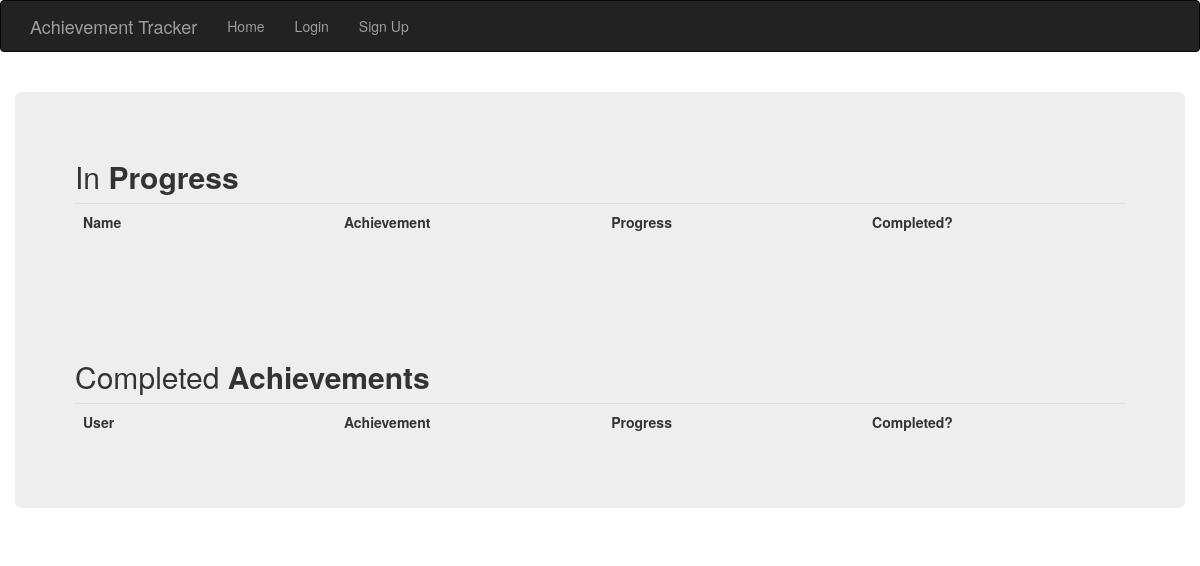
Before: / with the older database file.
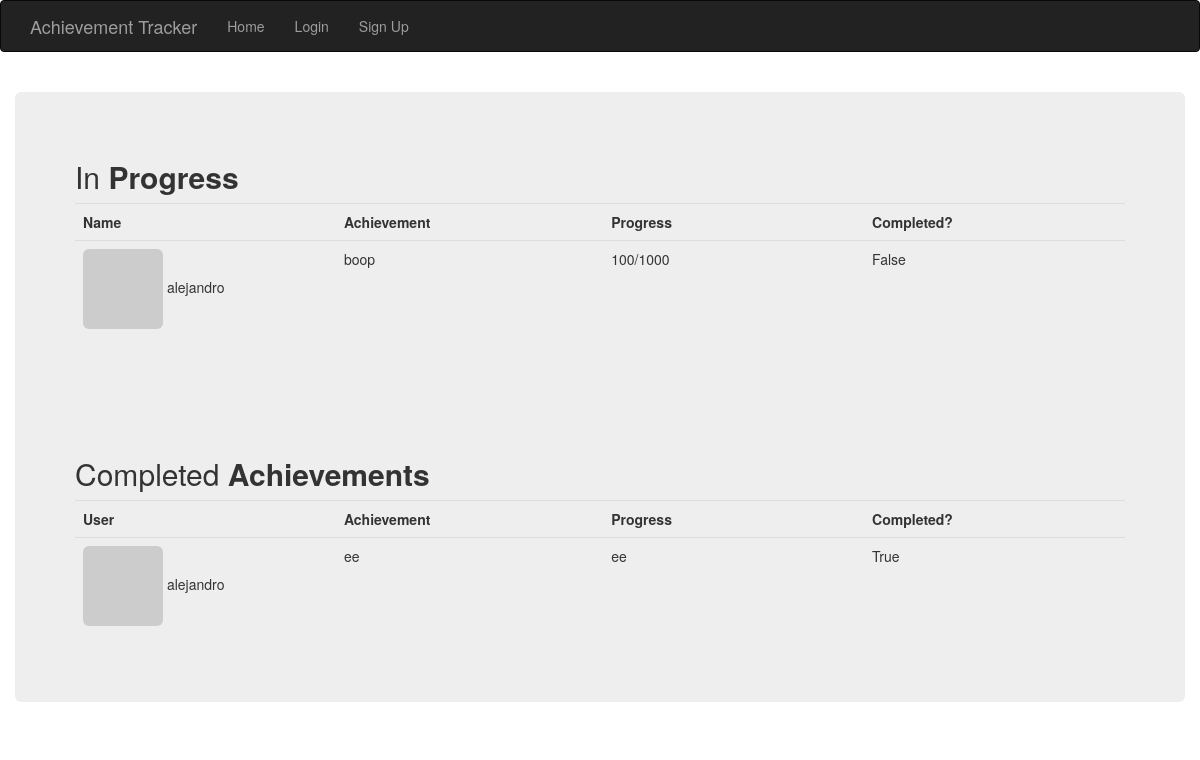
After: the same page with the newer database file.
### models.py (models this page shows, shortened)
class Achievement(db.Model):
    __tablename__ = 'achievement'
    __table_args__ = {'extend_existing': True}
    id = db.Column(db.Integer, primary_key=True)
    achievement = db.Column(db.String(150), nullable=False)
    progress = db.Column(db.String(150), nullable=False)
    date_created = db.Column(db.DateTime, default=datetime.utcnow)
    isComplete = db.Column(db.Boolean(), unique=False, default=True)
    author_id = db.Column(db.Integer, db.ForeignKey('users.id'))
    author = db.relationship('User', backref='author', foreign_keys=[author_id])

class User(UserMixin, db.Model):
    __tablename__ = 'users'
    __table_args__ = {'extend_existing': True}
    id = db.Column(db.Integer, primary_key=True) # primary keys are required by SQLAlchemy
    email = db.Column(db.String(100), unique=True)
    name = db.Column(db.String(1000))
    password_hash = db.Column(db.String(128))
    avatar_hash = db.Column(db.String(32))
    def __repr__(self):
        return self.name
    @property
    def password(self):
        raise AttributeError('password is not a readable attribute')
    def gravatar_hash(self):
        return hashlib.md5(self.email.lower().encode('utf-8')).hexdigest()
    def gravatar(self, size=100, default='identicon', rating='g'):
        url = 'https://secure.gravatar.com/avatar'
        hash = self.avatar_hash or self.gravatar_hash()
        return '{url}/{hash}?s={size}&d={default}&r={rating}'.format(
            url=url, hash=hash, size=size, default=default, rating=rating)

### main/views.py (the view)
@main.route('/', methods=['GET', 'POST'])
def index():
    achievements = Achievement.query.order_by(Achievement.date_created)
    user = User.query.order_by(User.id)
    return render_template("index.html", achievements=achievements, user=user)

### templates/index.html (shortened to what this page needs)
{% extends 'base.html' %}
{% import "bootstrap/wtf.html" as wtf %}
{% block styles %}
{{ super() }}
<link rel="stylesheet" href="{{ url_for('static', filename='styles.css') }}"/>
{% endblock styles %}
{% block page_content %}
<div>
	<br>
	<div class="row">
		<div class="col md-12">
			<div class="jumbotron p-3">
				<h2>In <b>Progress</b></h2>
					<table class="table table-hover table-dark">
						<tr>
							<th>Name</th>
							<th>Achievement</th>
							<th>Progress</th>
							<th>Completed?</th>
						</tr>
						{% for achievement in achievements %}
							{% if not achievement.isComplete %}
								<tr>
									<td><img class="img-rounded" src="{{ achievement.author.gravatar(size=36) }}">  {{ achievement.author }}</td>
									<td>{{ achievement.achievement }}</td>
									<td>{{ achievement.progress }}</td>
									<td>{{ achievement.isComplete }}</td>
								</tr>
							{% endif %}
						{% endfor %}
					</table>
				<br>	<br>	<br>	<br>
				<h2>Completed <b>Achievements</b></h2>
					<table class="table table-hover table-dark">
						<tr>
							<th>User</th>
							<th>Achievement</th>
							<th>Progress</th>
							<th>Completed?</th>
						</tr>
						{% for achievement in achievements %}
							{% if achievement.isComplete %}
								<tr>
									<td><img class="img-rounded" src="{{ achievement.author.gravatar(size=36) }}">  {{ achievement.author }}</td>
									<td>{{ achievement.achievement }}</td>
									<td>{{ achievement.progress }}</td>
									<td>{{ achievement.isComplete }}</td>
								</tr>
							{% endif %}
						{% endfor %}
					</table>
			</div>
		</div>
	</div>
</div>
{% endblock %}

### templates/base.html (shortened to what this page needs)
{% extends "bootstrap/base.html" %}
{% block styles %}
{{ super() }}
<link rel="stylesheet" href="{{ url_for('static', filename='styles.css') }}"/>
{% endblock styles %}
{% block navbar %}
<div class="navbar navbar-inverse" role="navigation">
    <div class="container">
        <div class="navbar-header">
            <a class="navbar-brand" href="{{ url_for('main.index') }}">Achievement Tracker</a>
        </div>
        <div class="navbar-collapse collapse">
            <ul class="nav navbar-nav">
                <li><a href="{{ url_for('main.index') }}">Home</a></li>
                {% if not current_user.is_authenticated %}
                    <li><a href="{{ url_for('auth.login') }}">Login</a></li>
                    <li><a href="{{ url_for('auth.register') }}">Sign Up</a></li>
                {% endif %}
            </ul>
        </div>
    </div>
</div>
{% endblock %}
{% block content %}
<div class="container">
    {% block page_content %}{% endblock %}
</div>
{% endblock %}

### static/styles.css (style rules this page uses)
th { padding-right: 75px; width: 100px; }
table { width: 100%; }
.table, table, tr, td, tbody, head, tbody,tfoot { vertical-align: initial; }

Changed rows visible on the page:
added Achievement: author "alejandro", achievement "boop", progress "100/1000", isComplete "False", shown under "In Progress"
added Achievement: author "alejandro", achievement "ee", progress "ee", isComplete "True", shown under "Completed Achievements"
